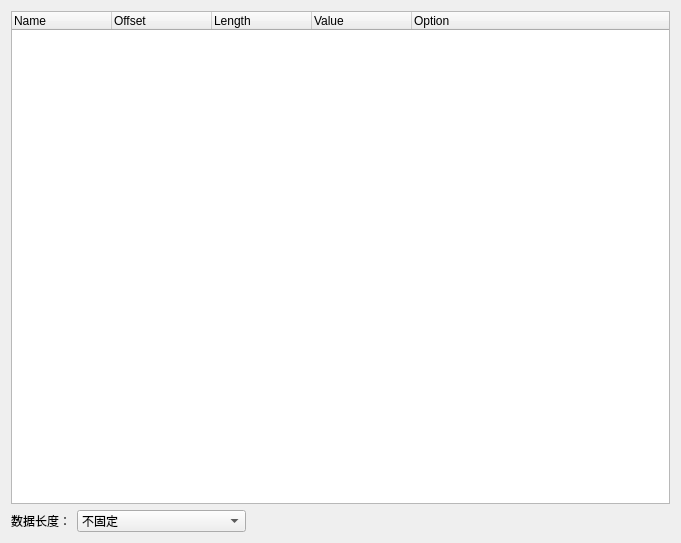
<?xml version="1.0" encoding="UTF-8"?>
<ui version="4.0">
 <class>Form</class>
 <widget class="QWidget" name="Form">
  <property name="geometry">
   <rect>
    <x>0</x>
    <y>0</y>
    <width>681</width>
    <height>543</height>
   </rect>
  </property>
  <property name="windowTitle">
   <string>头部结构设置窗口</string>
  </property>
  <property name="whatsThis">
   <string>&lt;html&gt;&lt;head/&gt;&lt;body&gt;&lt;p&gt;设置头部&lt;/p&gt;&lt;/body&gt;&lt;/html&gt;</string>
  </property>
  <layout class="QGridLayout" name="gridLayout_2">
   <item row="1" column="0">
    <layout class="QGridLayout" name="gridLayout">
     <item row="0" column="0">
      <widget class="QTreeWidget" name="headerTreeWidget">
       <column>
        <property name="text">
         <string>Name</string>
        </property>
       </column>
       <column>
        <property name="text">
         <string>Offset</string>
        </property>
       </column>
       <column>
        <property name="text">
         <string>Length</string>
        </property>
       </column>
       <column>
        <property name="text">
         <string>Value</string>
        </property>
       </column>
       <column>
        <property name="text">
         <string>Option</string>
        </property>
       </column>
      </widget>
     </item>
     <item row="1" column="0">
      <layout class="QHBoxLayout" name="horizontalLayout" stretch="0,4,10">
       <item>
        <widget class="QLabel" name="label">
         <property name="text">
          <string>数据长度：</string>
         </property>
        </widget>
       </item>
       <item>
        <widget class="QComboBox" name="dataLengthComboBox">
         <item>
          <property name="text">
           <string>不固定</string>
          </property>
         </item>
        </widget>
       </item>
       <item>
        <spacer name="horizontalSpacer">
         <property name="orientation">
          <enum>Qt::Orientation::Horizontal</enum>
         </property>
         <property name="sizeHint" stdset="0">
          <size>
           <width>40</width>
           <height>20</height>
          </size>
         </property>
        </spacer>
       </item>
      </layout>
     </item>
    </layout>
   </item>
  </layout>
 </widget>
 <resources/>
 <connections/>
</ui>
